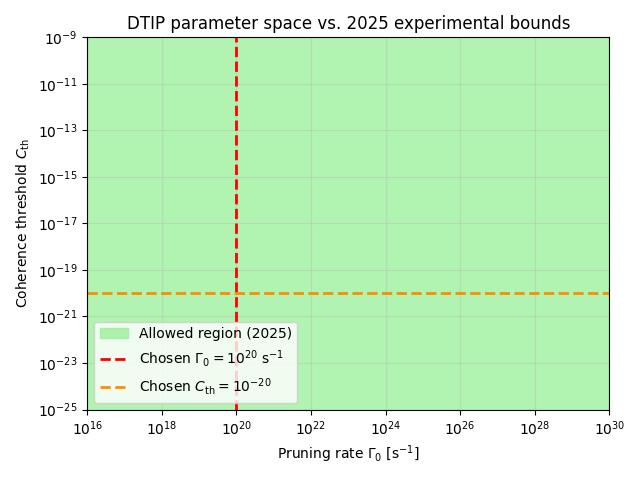

Python code for this plot:
# bounds_plot.py
# Generates Figure 4 of the DTIP paper (experimental constraints 2025)
import numpy as np, matplotlib.pyplot as plt

Gamma0 = np.logspace(15, 30, 500)
Cth    = np.logspace(-25, -10, 500)
G, C = np.meshgrid(Gamma0, Cth)

plt.figure(figsize=(6.4, 4.8))
plt.fill_between(Gamma0, 1e-25, 1e-8, color='#90EE90', alpha=0.7, label='Allowed region (2025)')
plt.axvline(1e20, color='red', ls='--', lw=2, label=r'Chosen $\Gamma_0 = 10^{20}$ s$^{-1}$')
plt.axhline(1e-20, color='darkorange', ls='--', lw=2, label=r'Chosen $C_{\rm th} = 10^{-20}$')
plt.loglog()
plt.xlim(1e16, 1e30); plt.ylim(1e-25, 1e-9)
plt.xlabel(r'Pruning rate $\Gamma_0$ [s$^{-1}$]')
plt.ylabel(r'Coherence threshold $C_{\rm th}$')
plt.title('DTIP parameter space vs. 2025 experimental bounds')
plt.legend(loc='lower left')
plt.grid(alpha=0.3)
plt.tight_layout()
plt.savefig('bounds_plot.pdf', dpi=300)
plt.show()
